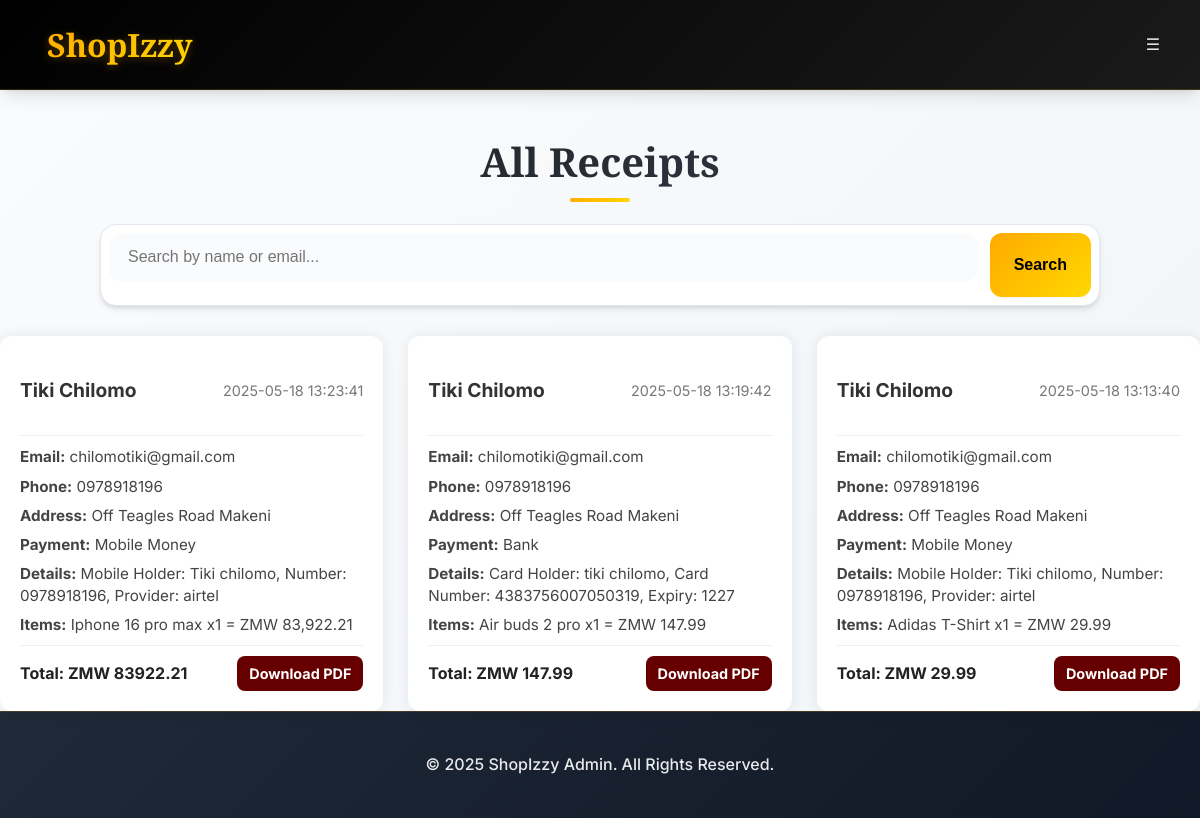
/admin_receipts.php, run on the app's committed database.
### tables this page shows
CREATE TABLE `receipts` (
  `id` int(11) NOT NULL,
  `user_id` int(11) DEFAULT NULL,
  `customer_name` varchar(255) DEFAULT NULL,
  `address` text DEFAULT NULL,
  `email` varchar(255) NOT NULL,
  `phone` varchar(50) NOT NULL,
  `payment_method` varchar(50) NOT NULL,
  `payment_details` text NOT NULL,
  `total` decimal(10,2) DEFAULT NULL,
  `date` timestamp NOT NULL DEFAULT current_timestamp(),
  `receipt_text` text DEFAULT NULL
);

### admin_receipts.php (the view, shortened to what this page needs)
<!DOCTYPE html>
<html lang="en">
<head>
  <link rel="stylesheet" href="admin_receipts.css" />
  <link rel="stylesheet" href="admin.css" />
</head>
<body>
<header>
  <div class="logo-container">
    <h1><span class="shop">Shop</span><span class="izzy">Izzy</span></h1>
  </div>
  <nav>
    <ul>
      <li class="dropdown">
        <a href="#">☰</a>
      </li>
    </ul>
  </nav>
</header>
<div class="admin-content">
  <h2 class="receipts-title">All Receipts</h2>
  <form method="GET" class="search-form">
    <input type="text" name="search" placeholder="Search by name or email..." value="<?php echo htmlspecialchars($_GET['search'] ?? ''); ?>">
    <button type="submit">Search</button>
  </form>
  <div class="receipts-container">
    <?php
    include 'config.php';
    $search = $_GET['search'] ?? '';
    $searchTerm = "%$search%";
    if (!empty($search)) {
        $query = "SELECT * FROM receipts WHERE customer_name LIKE ? OR email LIKE ? ORDER BY date DESC";
        $stmt = $conn->prepare($query);
        $stmt->bind_param("ss", $searchTerm, $searchTerm);
    } else {
        $query = "SELECT * FROM receipts ORDER BY date DESC";
        $stmt = $conn->prepare($query);
    }
    $stmt->execute();
    $result = $stmt->get_result();
    if ($result->num_rows > 0) {
        while ($row = $result->fetch_assoc()) {
            $receipt_id = $row['id'];
            echo '<div class="receipt-card">';
            echo '<div class="receipt-header">';
            echo '<h3>' . htmlspecialchars($row['customer_name']) . '</h3>';
            echo '<span class="receipt-date">' . htmlspecialchars($row['date']) . '</span>';
            echo '</div>';
            echo '<div class="receipt-info">';
            echo '<p><strong>Email:</strong> ' . htmlspecialchars($row['email']) . '</p>';
            echo '<p><strong>Phone:</strong> ' . htmlspecialchars($row['phone']) . '</p>';
            echo '<p><strong>Address:</strong> ' . htmlspecialchars($row['address']) . '</p>';
            echo '<p><strong>Payment:</strong> ' . htmlspecialchars($row['payment_method']) . '</p>';
            echo '<p><strong>Details:</strong> ' . htmlspecialchars($row['payment_details']) . '</p>';
            echo '<p><strong>Items:</strong> ' . htmlspecialchars($row['receipt_text']) . '</p>';
            echo '</div>';
            echo '<div class="receipt-footer">';
            echo '<span>Total: <strong>ZMW ' . htmlspecialchars($row['total']) . '</strong></span>';
            echo '<a class="download-btn" href="download_receipt.php?id=' . $receipt_id . '" target="_blank">Download PDF</a>';
            echo '</div>';
            echo '</div>';
        }
    } else {
        echo '<p class="no-receipts">No receipts found.</p>';
    }
    ?>
  </div>
</div>
<footer>
  <p>&copy; 2025 ShopIzzy Admin. All Rights Reserved.</p>
</footer>
</body>
</html>

### admin_receipts.css (style rules this page uses)
.receipts-title { text-align: center; font-size: 2.5rem; color: #660000; font-family: 'Playfair Display', serif; margin-bottom: 30px; }
.receipts-container { display: grid; grid-template-columns: repeat(auto-fit, minmax(340px, 1fr)); gap: 25px; }
.receipt-card { background-color: #fff; border-radius: 12px; box-shadow: 0 0 15px rgba(0, 0, 0, 0.08); padding: 20px; transition: transform 0.2s ease; }
.receipt-header { display: flex; justify-content: space-between; align-items: center; border-bottom: 1px solid #eee; padding-bottom: 10px; margin-bottom: 10px; }
.receipt-header h3 { font-size: 1.2rem; color: #333; }
.receipt-date { font-size: 0.9rem; color: #777; }
.receipt-info p { margin: 8px 0; font-size: 0.95rem; color: #444; line-height: 1.4; }
.receipt-footer { display: flex; justify-content: space-between; align-items: center; border-top: 1px solid #eee; padding-top: 10px; margin-top: 10px; font-size: 1rem; font-weight: bold; color: #222; }
.download-btn { background-color: #660000; color: white; padding: 6px 12px; border-radius: 8px; text-decoration: none; transition: background-color 0.3s ease; font-size: 0.9rem; }

### data on the page
receipts: customer_name "Tiki Chilomo", date "2025-05-18 13:23:41", email "chilomotiki@gmail.com", phone "0978918196", address "Off Teagles Road Makeni", payment_method "Mobile Money", payment_details "Mobile Holder: Tiki chilomo, Number: 0978918196, Provider: airtel", receipt_text "Iphone 16 pro max x1 = ZMW 83,922.21", total "83922.21"
receipts: customer_name "Tiki Chilomo", date "2025-05-18 13:19:42", email "chilomotiki@gmail.com", phone "0978918196", address "Off Teagles Road Makeni", payment_method "Bank", payment_details "Card Holder: tiki chilomo, Card Number: 4383756007050319, Expiry: 1227", receipt_text "Air buds 2 pro x1 = ZMW 147.99", total "147.99"
receipts: customer_name "Tiki Chilomo", date "2025-05-18 13:13:40", email "chilomotiki@gmail.com", phone "0978918196", address "Off Teagles Road Makeni", payment_method "Mobile Money", payment_details "Mobile Holder: Tiki chilomo, Number: 0978918196, Provider: airtel", receipt_text "Adidas T-Shirt x1 = ZMW 29.99", total "29.99"
